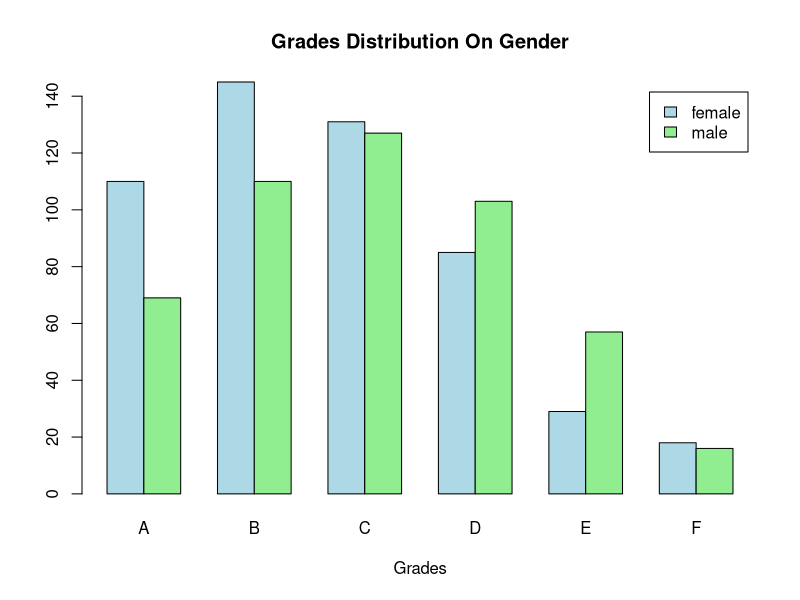

Write the R code that produced this figure.
library(ggplot2)
library(tidyverse)
setwd("F:/Prob_Project/Backend")
dataSet <- read.csv("StudentsPerformance.csv", header=TRUE, sep=",")

percentage <- ((dataSet$math+dataSet$reading+dataSet$writing)/3)
gender <- (dataSet$gender)

grades <- list()
grades <- NULL
for(x in percentage)
{
  if (x >= 81)
    grades <- append(grades, 'A')
  else if (x >= 71)
    grades <- append(grades, 'B')
  else if (x >= 61)
    grades <- append(grades, 'C')
  else if (x >= 51)
    grades <- append(grades, 'D')
  else if (x >= 41)
    grades <- append(grades, 'E')
  else
    grades <- append(grades, 'F')
}


maleVSfemaleGrades <- data.frame(c(percentage),c(grades),c(gender))
count <- table(maleVSfemaleGrades$c.gender, maleVSfemaleGrades$c.grades)

jpeg(file="assets/GendervsGradesBarChar.jpeg")
barplot(count, main="Grades Distribution On Gender",
        xlab="Grades", col=c("lightblue","lightgreen"),
        legend = rownames(count), beside=TRUE)
dev.off();